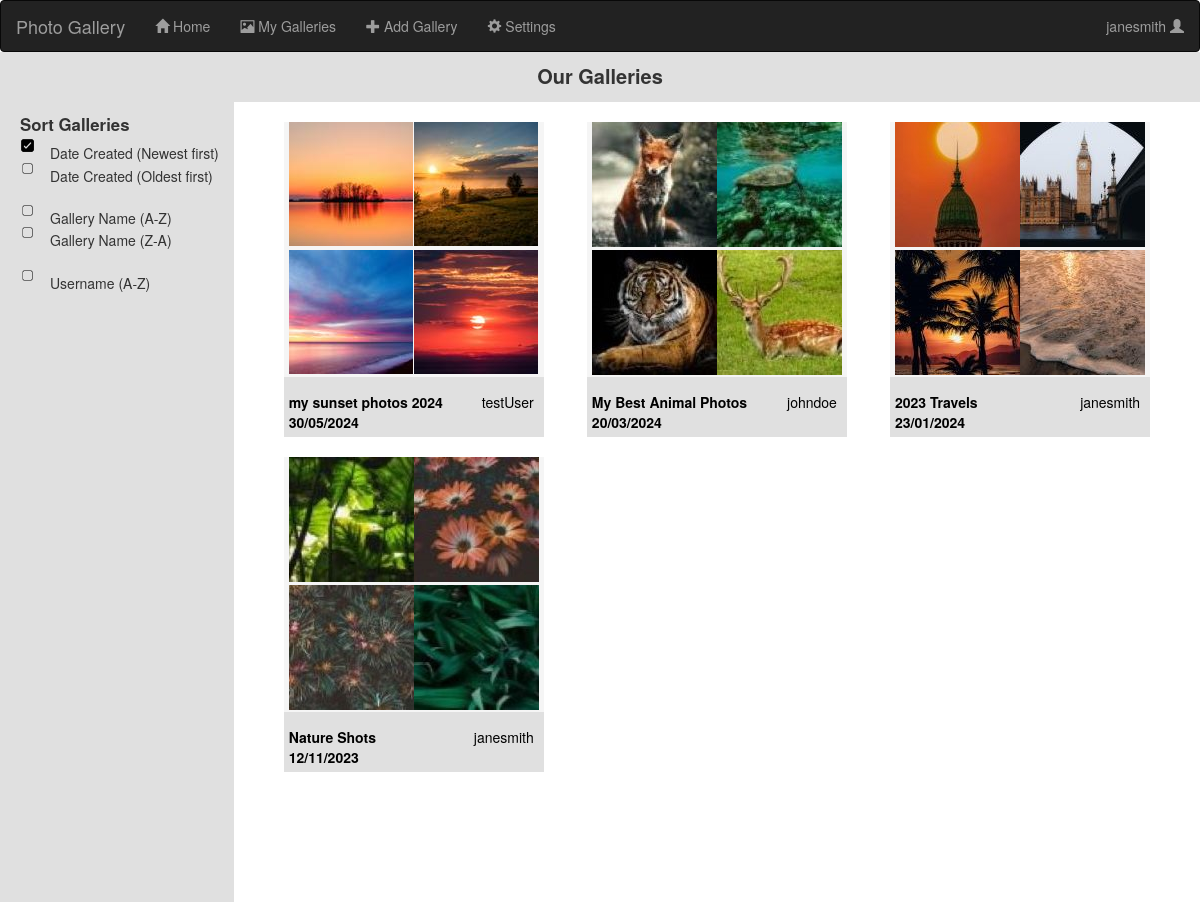
Screenshot of / (signed in) with the database file from the repository.
### app.py (models this page shows, shortened)
class User(UserMixin, db.Model):
    __tablename__ = 'users'
    __bind_key__ = 'users'
    id = db.Column(db.Integer, primary_key = True)
    fname = db.Column(db.String(32))
    lname = db.Column(db.String(32))
    email = db.Column(db.String(300), unique = True)
    username = db.Column(db.String(24))
    passwordHash = db.Column(db.String(128))
    galleries = db.relationship('Gallery', backref='user')

class Photo(db.Model):
    __tablename__ = 'photos'
    __bind_key__ = 'photos'
    id = db.Column(db.Integer, primary_key=True)
    galleryId = db.Column(db.Integer, db.ForeignKey(Gallery.id))
    photoURL = db.Column(db.String(32))
    thumbnailURL = db.Column(db.String(32))

class Gallery(db.Model):
    __tablename__ = 'galleries'
    id = db.Column(db.Integer, primary_key=True)
    userId = db.Column(db.Integer, db.ForeignKey(User.id))
    numPhotos = db.Column(db.Integer)
    title = db.Column(db.String(40))
    dateCreated = db.Column(db.Date)
    dateLastEdited = db.Column(db.Date)
    description = db.Column(db.Text)
    photos = db.relationship('Photo', backref='gallery')

### app.py (the view)
@app.route("/")
def homePage():
    sortVar = request.args.get("sortGalls", "name")
    sortedGalls = galleries.copy()
    if sortVar == "DateNtoO":
        sortedGalls = dict(sorted(sortedGalls.items(), key=lambda item: item[1]['dateCreated'], reverse = True))
    elif sortVar == "DateOtoN":
        sortedGalls = dict(sorted(sortedGalls.items(), key=lambda item: item[1]['dateCreated']))
    elif sortVar == "AlphaAtoZ":
        sortedGalls = dict(sorted(sortedGalls.items(), key=lambda item: item[1]['title'].lower()))
    elif sortVar == "AlphaZtoA":
        sortedGalls = dict(sorted(sortedGalls.items(), key=lambda item: item[1]['title'].lower(), reverse = True))
    elif sortVar == "username":
        sortedGalls = dict(sorted(sortedGalls.items(), key=lambda item: users[item[1]['userId']]['username']))
    else:
        sortedGalls = dict(sorted(sortedGalls.items(), key=lambda item: item[1]['dateCreated'], reverse= True))
    print(sortedGalls)
    return render_template('index.html', galleries = sortedGalls, photos = photos, users = users, loggedIn = isLoggedIn(), username = getCurrentUsername())

### app.py (called while the page is built)
@lm.user_loader
def loadUser(id):
    return User.query.get(int(id))

def getCurrentUsername():
    currentUserID = session.get("userId", None)
    currentUsername = None
    if currentUserID != None:
        currentUsername = loadUser(currentUserID).username
    return currentUsername

def isLoggedIn():
    if 'loggedIn' not in session:
        session['loggedIn'] = False
        session.modified = True
    return session['loggedIn']

### templates/index.html (shortened to what this page needs)
{% extends "base.html" %}
{% block content %}
    <div class = "pageTitle">
        Our Galleries
    </div>
    <div id = "sidebar">
        <div id = "sidebarTitle">
            Sort Galleries
        </div>
        <form action="{{ url_for('homePage') }}" method = "GET" id = "sidebarForm">
            <label for = "DateNtoO" class = "sortGallsLabel">Date Created (Newest first)</label>
            <br><input type = "radio" id = "DateOtoN" name = "sortGalls" value = "DateOtoN" onchange="this.form.submit()"  {{ 'checked' if request.args.get('sortGalls') == 'DateOtoN' else '' }}>
            <label for = "DateOtoN" class = "sortGallsLabel">Date Created (Oldest first)</label>
            <br>
            <br><input type = "radio" id = "AlphaAtoZ" name = "sortGalls" value = "AlphaAtoZ" onchange="this.form.submit()"  {{ 'checked' if request.args.get('sortGalls') == 'AlphaAtoZ' else '' }}>
            <label for = "AlphaAtoZ" class = "sortGallsLabel">Gallery Name (A-Z)</label>
            <br><input type = "radio" id = "AlphaZtoA" name = "sortGalls" value = "AlphaZtoA" onchange="this.form.submit()"  {{ 'checked' if request.args.get('sortGalls') == 'AlphaZtoA' else '' }}>
            <label for = "AlphaZtoA" class = "sortGallsLabel">Gallery Name (Z-A)</label>
            <br>
            <br><input type = "radio" id = "username" name = "sortGalls" value = "username" onchange="this.form.submit()"  {{ 'checked' if request.args.get('sortGalls') == 'username' else '' }}>
            <label for = "username" class = "sortGallsLabel">Username (A-Z)</label>
        </form>
    </div>
    <div id = "galleries">
    {% for key in galleries %}
        {% set gallery = galleries[key] %}
        {% set numPhotos = gallery['numPhotos'] %}
        {% set photosList = gallery['photos'] %}
        <div class = "galleryPreview">
            <a href = "{{ url_for('viewGallery', galleryID = gallery['id'])}}">
                <div class = "photosPreview">
                    {% for i in range(4) %}
                        <div class = "thumbnailPhoto">
                            {% set photoURL = photos[photosList[(i%numPhotos)]]['thumbnailURL'] %}
                            <img src="{{photoURL}}">
                        </div>
                    {% endfor %}
                </div>
                <div class = "previewDetails">
                    <div class = "previewTitleDate">
                        {{gallery['title']}}
                        <br>
                        {{gallery['dateCreated'].strftime('%d/%m/%Y')}}
                    </div>
                    <div class = "previewUser">
                        {{users[gallery['userId']]['username']}}
                    </div>
                </div>
            </a>
        </div>
    {% endfor %}
    </div>
{% endblock %}

### templates/base.html (shortened to what this page needs)
{% extends "bootstrap/base.html" %}
{% block head %}
    <link rel = "stylesheet" href = "../static/style.css">
    <link rel="stylesheet" href="https://cdn.jsdelivr.net/npm/bootstrap@3.3.7/dist/css/bootstrap.min.css">
{% endblock %}
{% block body %}
<nav class="navbar navbar-inverse" id = "navbar">
    <div class="container-fluid">
        <div class="navbar-header">
            <a class="navbar-brand" href="#">Photo Gallery</a>
        </div>
        <ul class="nav navbar-nav">
            <li><a href="{{ url_for('homePage') }}"><span class="glyphicon glyphicon-home"></span> Home</a></li>
            <li><a href="{{ url_for('myGalleries') }}"><span class="glyphicon glyphicon-picture"></span> My Galleries</a></li>
            <li><a href="{{ url_for('addGallery') }}"><span class="glyphicon glyphicon-plus"></span> Add Gallery</a></li>
            <li><a href="{{ url_for('settings') }}"><span class="glyphicon glyphicon-cog"></span> Settings</a></li>
        </ul>
        <ul class="nav navbar-nav navbar-right">
            {% if loggedIn == False %}
                <li><a href="{{ url_for('register') }}"><span class="glyphicon glyphicon-user"></span> Sign Up</a></li>
                <li><a href="{{ url_for('login') }}"><span class="glyphicon glyphicon-log-in"></span> Login</a></li>
            {% elif loggedIn == True %}
                <li onmouseenter="showPopup()" onmouseleave="hidePopup()"><a href="#">{{username}} <span class="glyphicon glyphicon-user"></span></a></li>
            {% endif %}
        </ul>
    </div>
</nav>
    {% block content %}{% endblock %}
{% endblock %}

### static/style.css (style rules this page uses)
:root { --lightBackground: #F5F5F5; --darkBackground: #E0E0E0; }
#navbar { margin-bottom: 0; }
.pageTitle { margin: auto; font-size: 20px; background-color: var(--darkBackground); text-align: center; font-weight: bold; height: 50px; padding-top: 10px; }
#galleries { display:grid; grid-gap: 20px; grid-template-columns: repeat(auto-fit, 260px); justify-content: space-between; padding: 20px 50px; width: minmax(80%, calc(100%-250px)) }
.galleryPreview { background-color: var(--darkBackground); }
.photosPreview { display: grid; grid-template-rows: repeat(2, 1fr); grid-template-columns: repeat(2, 125px); place-content: center; margin: auto; margin-bottom: 10px; height: 255px; background-color: var(--lightBackground); }
.previewTitleDate { float:left; font-weight: bold; padding: 5px; }
.previewUser { float: right; padding: 5px; padding-right: 10px; }
.previewDetails { color: black; margin-bottom: 50px; }
#sidebar { width: minmax(250px, 15%); background-color: var(--darkBackground); float: left; padding: 10px; padding-left: 20px; height: 100vh; }
#sidebarTitle { font-weight: bold; font-size: 1.2em; }
.sortGallsLabel { font-weight: normal; }
#sidebarForm label { padding-bottom: 10px; }
#sidebar input[type="radio"] + label { background-image: url('unchecked.png'); height: 15px; display: inline-block; padding: 5px; padding-left: 30px; vertical-align: middle; background-size: contain; background-repeat: no-repeat; }
#sidebar input[type="radio"]:checked + label { background-image: url('checked.png'); vertical-align: middle; height: 15px; }

### rows the page displays
User: username "janesmith", username "janesmith" "janesmith"
Photo: thumbnailURL (picture)
Photo: thumbnailURL (picture)
Photo: thumbnailURL (picture)
Photo: thumbnailURL (picture)
Gallery: title "my sunset photos 2024", dateCreated "30/05/2024"
User: username "testUser"
Photo: thumbnailURL (picture)
Photo: thumbnailURL (picture)
Photo: thumbnailURL (picture)
Photo: thumbnailURL (picture)
Gallery: title "My Best Animal Photos", dateCreated "20/03/2024"
User: username "johndoe"
Photo: thumbnailURL (picture)
Photo: thumbnailURL (picture)
Photo: thumbnailURL (picture)
Photo: thumbnailURL (picture)
Gallery: title "2023 Travels", dateCreated "23/01/2024"
Photo: thumbnailURL (picture)
Photo: thumbnailURL (picture)
Photo: thumbnailURL (picture)
Photo: thumbnailURL (picture)
Gallery: title "Nature Shots", dateCreated "12/11/2023"
